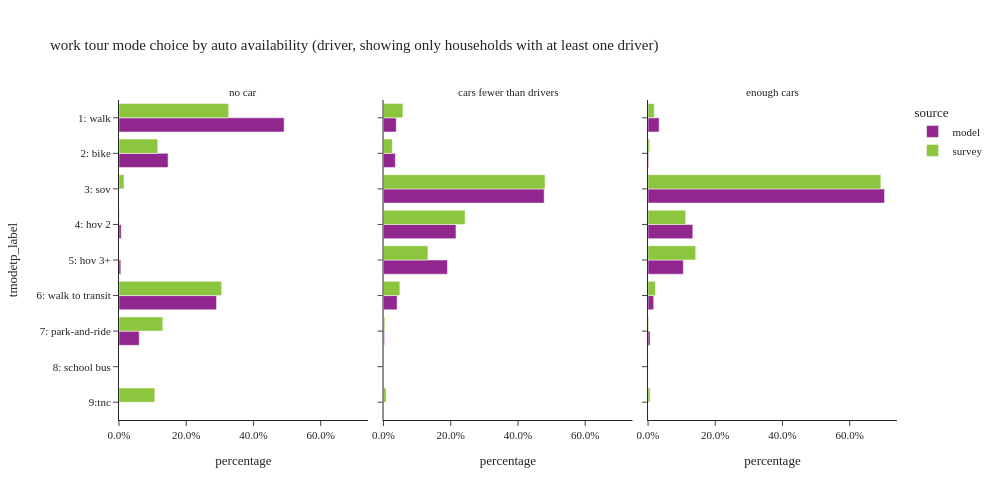

This figure's notebook cell:
### Code cell
plot_mode_choice(wk_tour.loc[wk_tour['auto_available_driver']!="no dirver"],"auto_available_driver",
                 {"auto_available_driver":["no car", "cars fewer than drivers","enough cars"],
                  "tmodetp_label":order_mode},
                 "auto availability (driver, showing only households with at least one driver)",3,500,1000)

### Figure 1 — Plotly figure (JSON) as saved in the notebook; plotly's stock layout.template omitted (floating-point values rounded to 4 significant figures)
{"data": [{"alignmentgroup": "True", "customdata": [[17737], [5272], [242], [196], [10477], [2175]], "hovertemplate": "source=model<br>auto_available_driver=no car<br>percentage=%{x}<br>tmodetp_label=%{y}<br>sample count=%{customdata[0]}<extra></extra>", "legendgroup": "model", "marker": {"color": "#91268F", "pattern": {"shape": ""}}, "name": "model", "offsetgroup": "model", "orientation": "h", "showlegend": true, "textposition": "auto", "type": "bar", "x": [0.4913, 0.146, 0.006704, 0.00543, 0.2902, 0.06025], "xaxis": "x", "y": ["1: walk", "2: bike", "4: hov 2", "5: hov 3+", "6: walk to transit", "7: park-and-ride"], "yaxis": "y"}, {"alignmentgroup": "True", "customdata": [[16432], [15320], [208107], [93837], [82819], [17599], [1217]], "hovertemplate": "source=model<br>auto_available_driver=cars fewer than drivers<br>percentage=%{x}<br>tmodetp_label=%{y}<br>sample count=%{customdata[0]}<extra></extra>", "legendgroup": "model", "marker": {"color": "#91268F", "pattern": {"shape": ""}}, "name": "model", "offsetgroup": "model", "orientation": "h", "showlegend": false, "textposition": "auto", "type": "bar", "x": [0.03775, 0.03519, 0.478, 0.2156, 0.1902, 0.04043, 0.002796], "xaxis": "x2", "y": ["1: walk", "2: bike", "3: sov", "4: hov 2", "5: hov 3+", "6: walk to transit", "7: park-and-ride"], "yaxis": "y2"}, {"alignmentgroup": "True", "customdata": [[37237], [2313], [793150], [150035], [118488], [19037], [6836]], "hovertemplate": "source=model<br>auto_available_driver=enough cars<br>percentage=%{x}<br>tmodetp_label=%{y}<br>sample count=%{customdata[0]}<extra></extra>", "legendgroup": "model", "marker": {"color": "#91268F", "pattern": {"shape": ""}}, "name": "model", "offsetgroup": "model", "orientation": "h", "showlegend": false, "textposition": "auto", "type": "bar", "x": [0.03304, 0.002052, 0.7037, 0.1331, 0.1051, 0.01689, 0.006065], "xaxis": "x3", "y": ["1: walk", "2: bike", "3: sov", "4: hov 2", "5: hov 3+", "6: walk to transit", "7: park-and-ride"], "yaxis": "y3"}, {"alignmentgroup": "True", "customdata": [[61], [28], [5], [2], [96], [8], [9]], "hovertemplate": "source=survey<br>auto_available_driver=no car<br>percentage=%{x}<br>tmodetp_label=%{y}<br>sample count=%{customdata[0]}<extra></extra>", "legendgroup": "survey", "marker": {"color": "#8CC63E", "pattern": {"shape": ""}}, "name": "survey", "offsetgroup": "survey", "orientation": "h", "showlegend": true, "textposition": "auto", "type": "bar", "x": [0.3264, 0.1152, 0.01486, 0.001243, 0.3055, 0.1302, 0.1065], "xaxis": "x", "y": ["1: walk", "2: bike", "3: sov", "4: hov 2", "6: walk to transit", "7: park-and-ride", "9:tnc"], "yaxis": "y"}, {"alignmentgroup": "True", "customdata": [[46], [47], [221], [74], [23], [87], [4], [3]], "hovertemplate": "source=survey<br>auto_available_driver=cars fewer than drivers<br>percentage=%{x}<br>tmodetp_label=%{y}<br>sample count=%{customdata[0]}<extra></extra>", "legendgroup": "survey", "marker": {"color": "#8CC63E", "pattern": {"shape": ""}}, "name": "survey", "offsetgroup": "survey", "orientation": "h", "showlegend": false, "textposition": "auto", "type": "bar", "x": [0.05774, 0.02637, 0.4807, 0.2429, 0.1322, 0.04871, 0.003773, 0.007593], "xaxis": "x2", "y": ["1: walk", "2: bike", "3: sov", "4: hov 2", "5: hov 3+", "6: walk to transit", "7: park-and-ride", "9:tnc"], "yaxis": "y2"}, {"alignmentgroup": "True", "customdata": [[48], [29], [786], [100], [62], [74], [8], [4]], "hovertemplate": "source=survey<br>auto_available_driver=enough cars<br>percentage=%{x}<br>tmodetp_label=%{y}<br>sample count=%{customdata[0]}<extra></extra>", "legendgroup": "survey", "marker": {"color": "#8CC63E", "pattern": {"shape": ""}}, "name": "survey", "offsetgroup": "survey", "orientation": "h", "showlegend": false, "textposition": "auto", "type": "bar", "x": [0.01833, 0.004917, 0.6928, 0.112, 0.1417, 0.02178, 0.002159, 0.006229], "xaxis": "x3", "y": ["1: walk", "2: bike", "3: sov", "4: hov 2", "5: hov 3+", "6: walk to transit", "7: park-and-ride", "9:tnc"], "yaxis": "y3"}], "layout": {"annotations": [{"font": {}, "showarrow": false, "text": "no car", "x": 0.16, "xanchor": "center", "xref": "paper", "y": 1.0, "yanchor": "bottom", "yref": "paper"}, {"font": {}, "showarrow": false, "text": "cars fewer than drivers", "x": 0.5, "xanchor": "center", "xref": "paper", "y": 1.0, "yanchor": "bottom", "yref": "paper"}, {"font": {}, "showarrow": false, "text": "enough cars", "x": 0.84, "xanchor": "center", "xref": "paper", "y": 1.0, "yanchor": "bottom", "yref": "paper"}], "barmode": "group", "height": 500, "legend": {"title": {"text": "source"}, "tracegroupgap": 0}, "title": {"text": "work tour mode choice by auto availability (driver, showing only households with at least one driver)"}, "width": 1000, "xaxis": {"anchor": "y", "domain": [0.0, 0.32], "tickformat": ".1%", "title": {"text": "percentage"}}, "xaxis2": {"anchor": "y2", "domain": [0.34, 0.66], "matches": "x", "tickformat": ".1%", "title": {"text": "percentage"}}, "xaxis3": {"anchor": "y3", "domain": [0.68, 1.0], "matches": "x", "tickformat": ".1%", "title": {"text": "percentage"}}, "yaxis": {"anchor": "x", "categoryarray": ["9:tnc", "8: school bus", "7: park-and-ride", "6: walk to transit", "5: hov 3+", "4: hov 2", "3: sov", "2: bike", "1: walk"], "categoryorder": "array", "domain": [0.0, 1.0], "title": {"text": "tmodetp_label"}}, "yaxis2": {"anchor": "x2", "domain": [0.0, 1.0], "matches": "y", "showticklabels": false}, "yaxis3": {"anchor": "x3", "domain": [0.0, 1.0], "matches": "y", "showticklabels": false}}}
